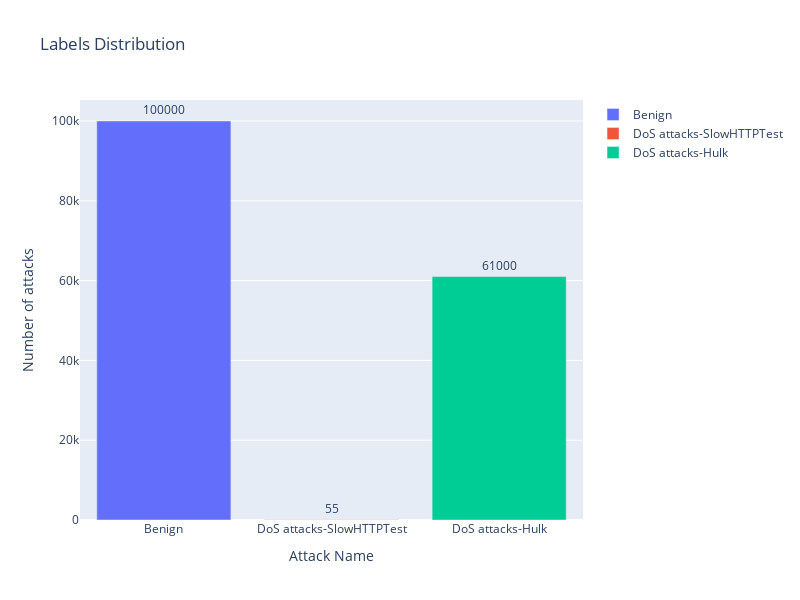

This figure's notebook cell:
### Code cell
toTrainModel = shortData(withoutDuplicates, 100000, 55, 61000).copy()
selectedToSaveDataset = shortData(
    withoutDuplicates, 100000, 55, 122294).copy()
showAttackDistribution(toTrainModel[LABEL])

### Figure 1 — Plotly figure (JSON) as saved in the notebook; plotly's stock layout.template omitted (floating-point values rounded to 4 significant figures)
{"data": [{"name": "Benign", "orientation": "v", "text": "100000", "textposition": "outside", "type": "bar", "x": ["Benign"], "y": [100000]}, {"name": "DoS attacks-SlowHTTPTest", "orientation": "v", "text": "55", "textposition": "outside", "type": "bar", "x": ["DoS attacks-SlowHTTPTest"], "y": [55]}, {"name": "DoS attacks-Hulk", "orientation": "v", "text": "61000", "textposition": "outside", "type": "bar", "x": ["DoS attacks-Hulk"], "y": [61000]}], "layout": {"height": 600, "title": {"text": "Labels Distribution"}, "width": 800, "xaxis": {"title": {"text": "Attack Name"}}, "yaxis": {"title": {"text": "Number of attacks"}}}}
